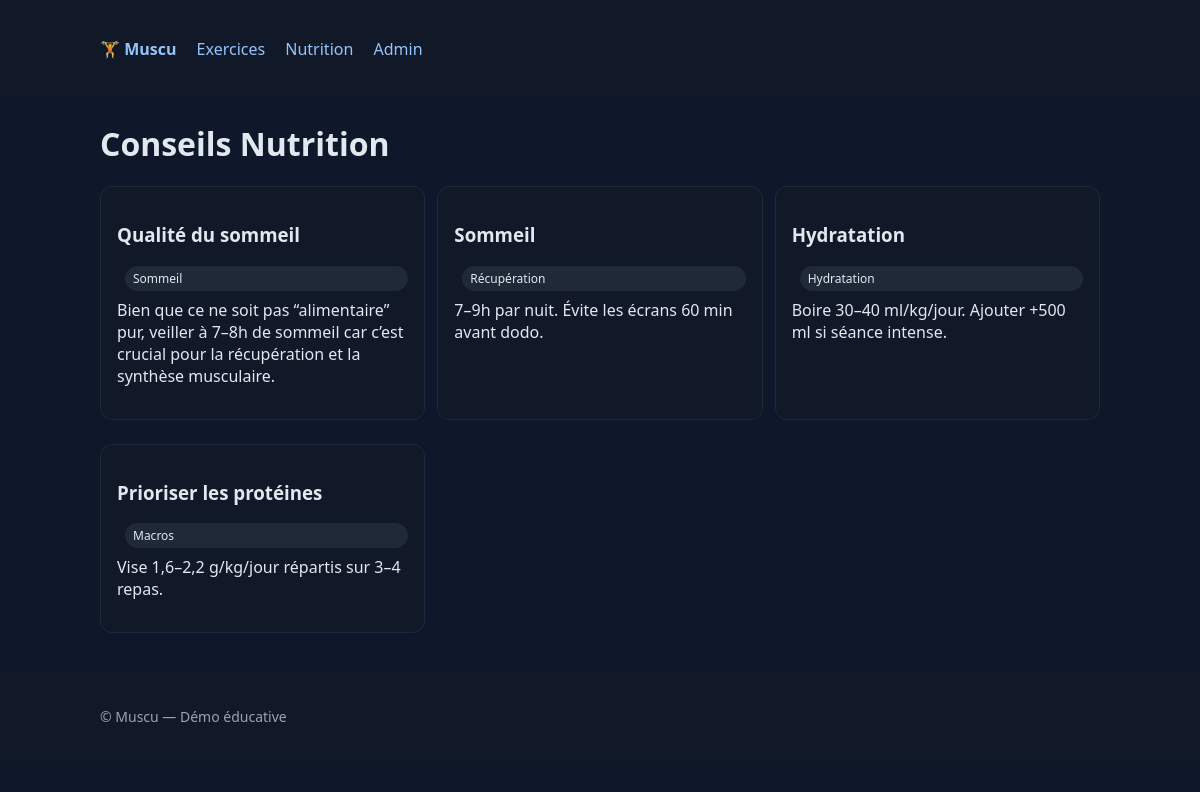
/nutrition/, run on an earlier commit of the app's database.
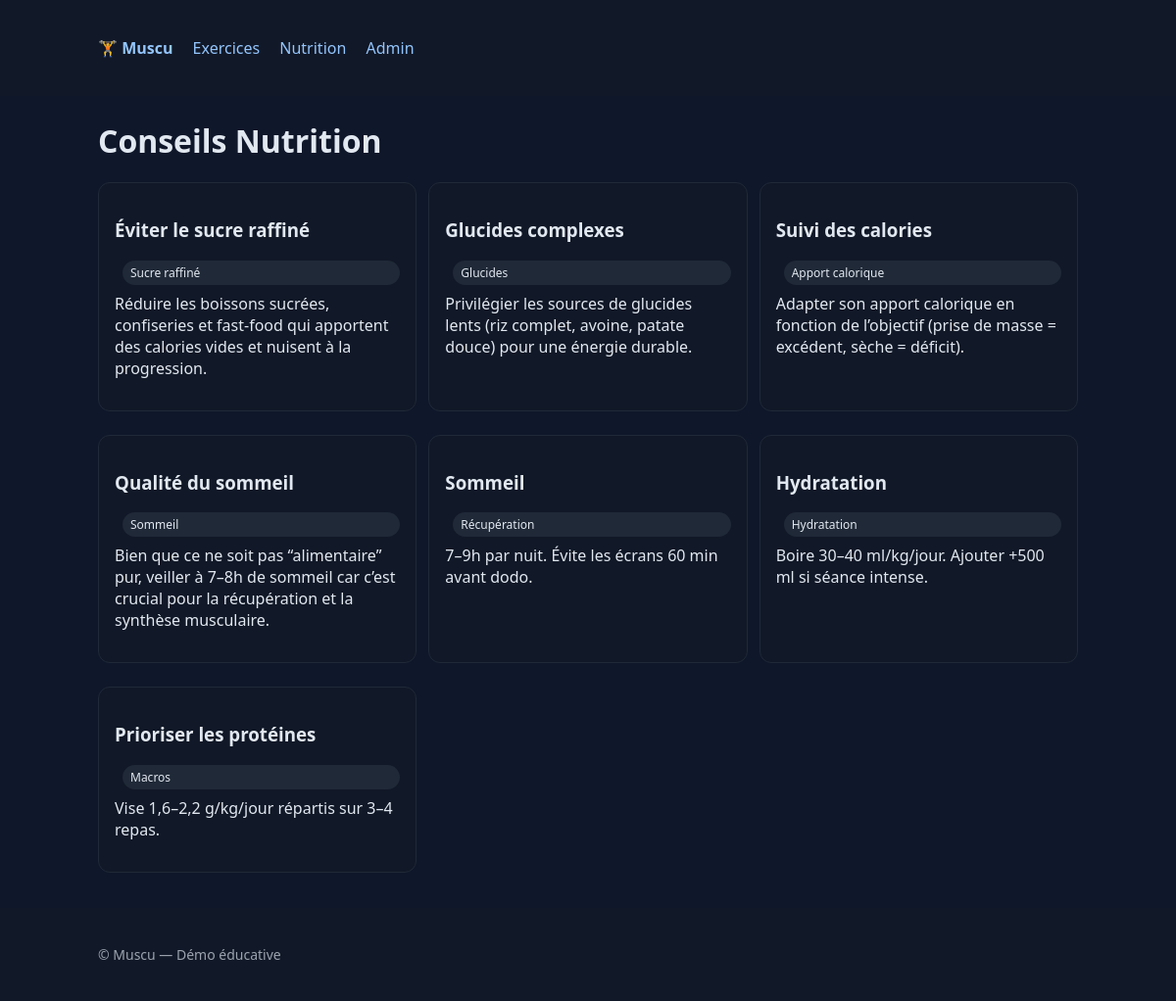
And on a later commit of the database.
### training/models.py (models this page shows, shortened)
class NutritionTip(models.Model):
    title = models.CharField(max_length=200)
    content = models.TextField()
    category = models.CharField(max_length=100, blank=True, null=True)
    created_at = models.DateTimeField(auto_now_add=True)

### training/views.py (the view)
# urls.py: path("nutrition/", views.nutrition_list, name="nutrition"),
def nutrition_list(request):
    tips = NutritionTip.objects.all().order_by("-created_at")
    return render(request, "training/nutrition_list.html", {"tips": tips})

### training/templates/training/nutrition_list.html (shortened to what this page needs)
{% extends "training/base.html" %}
{% block content %}
  <h1>Conseils Nutrition</h1>
  <div class="grid">
    {% for n in tips %}
      <article class="card">
        <h3>{{ n.title }}</h3>
        {% if n.category %}<div class="tag">{{ n.category }}</div>{% endif %}
        <p style="margin-top:8px; white-space:pre-wrap;">{{ n.content }}</p>
      </article>
    {% empty %}
      <p>Aucun conseil pour le moment.</p>
    {% endfor %}
  </div>
{% endblock %}

What changed in the data, as far as the page shows it:
added NutritionTip: title "Éviter le sucre raffiné", category "Sucre raffiné", content "Réduire les boissons sucrées, confiseries et fast-food qui apportent des calories vides et nuisent à la progression."
added NutritionTip: title "Glucides complexes", category "Glucides", content "Privilégier les sources de glucides lents (riz complet, avoine, patate douce) pour une énergie durable."
added NutritionTip: title "Suivi des calories", category "Apport calorique", content "Adapter son apport calorique en fonction de l’objectif (prise de masse = excédent, sèche = déficit)."
